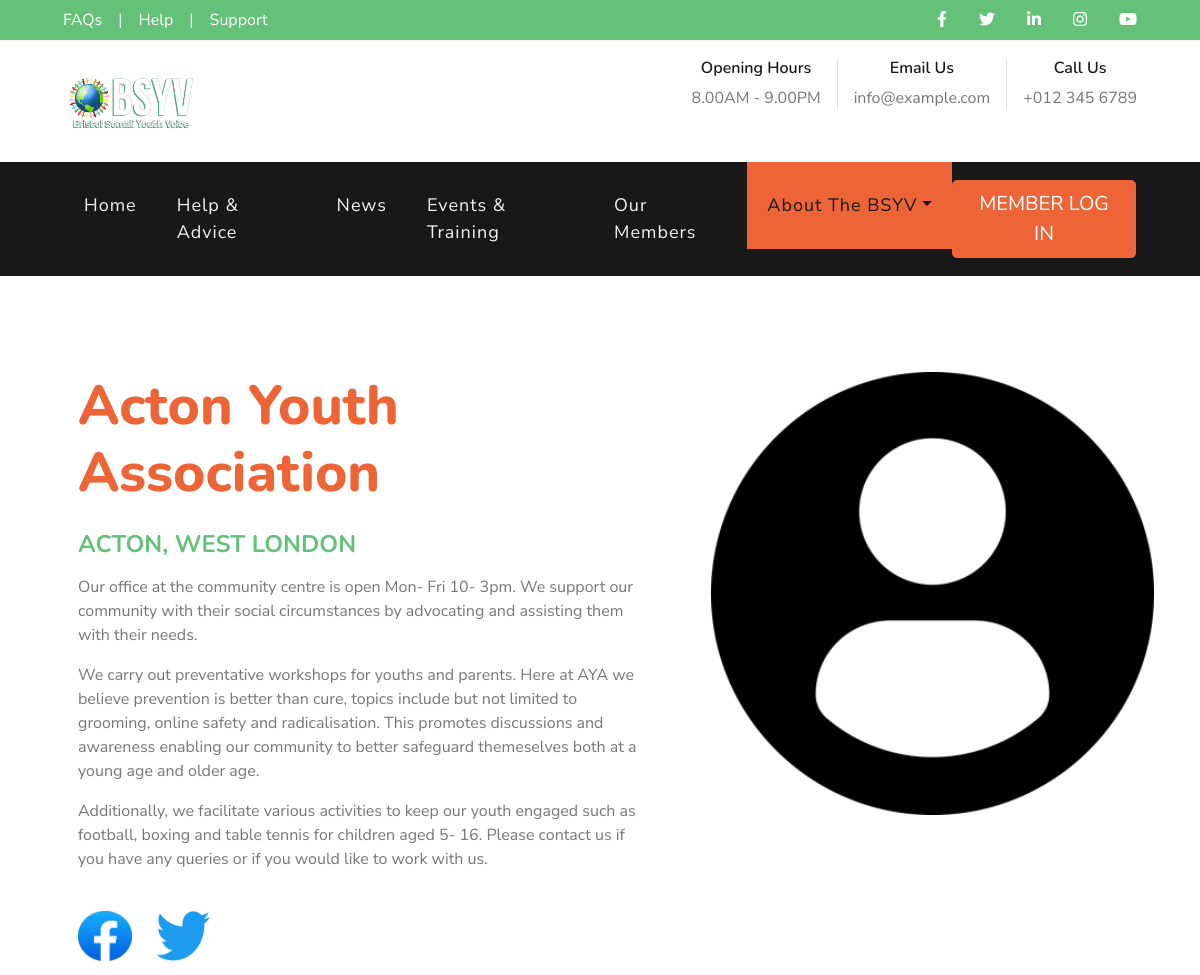
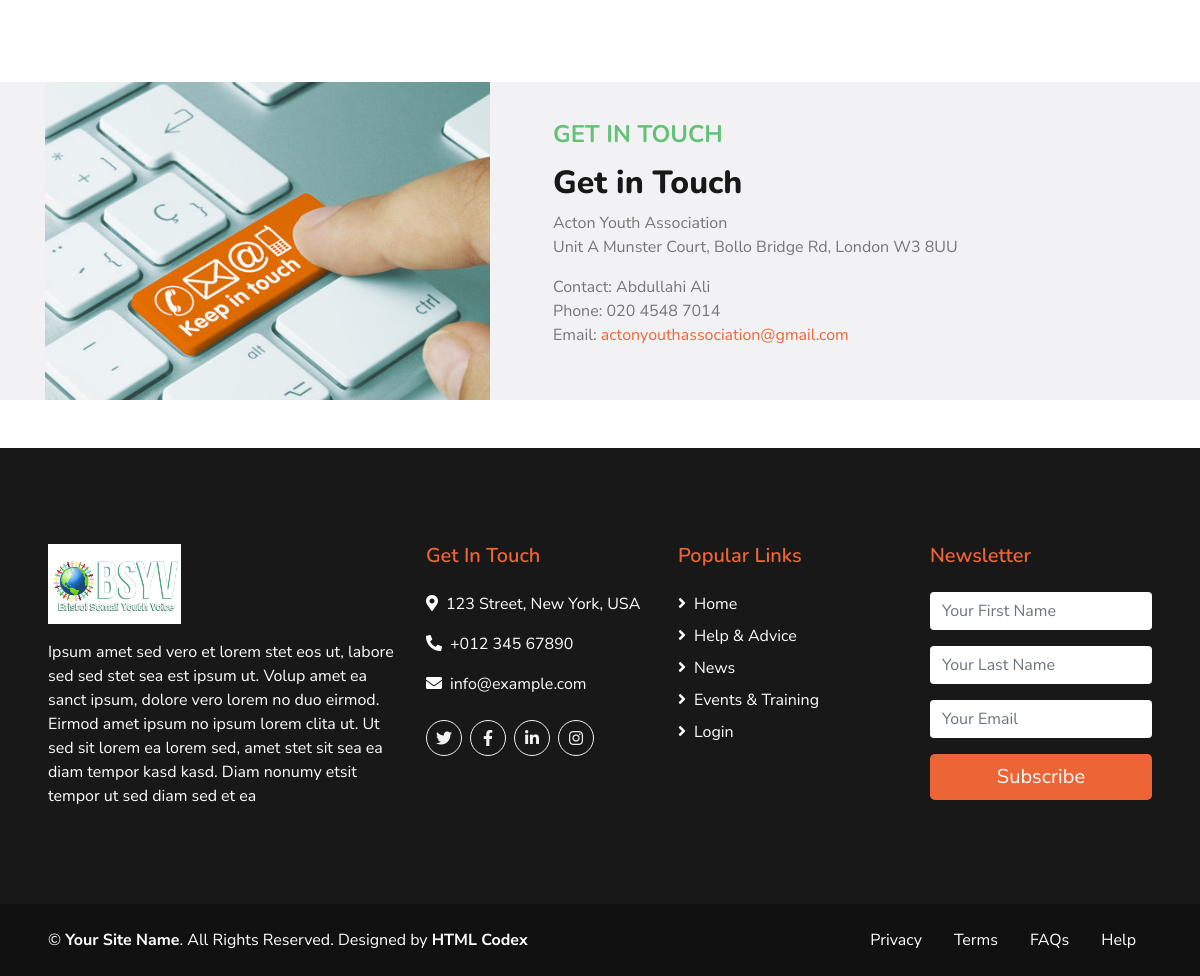
Screenshot of /our-members/acton-youth-association with the database file from the repository (2 pictures, top to bottom).
### community/models.py (models this page shows, shortened)
class organisation_table(models.Model):
    class Meta:
        verbose_name_plural = 'Organisation Table'
    name = models.CharField(max_length=255)
    slug = models.SlugField(default="Auto-Generate", editable=False)
    title = models.CharField(max_length=255)
    category = models.ForeignKey(help_and_advice_table, on_delete=models.CASCADE)
    image = models.ImageField(upload_to='organisation_img/', blank=True, null=True)
    short_description = models.TextField(blank=True, null=True)
    Long_description = RichTextField(blank=True, null=True)
    Get_in_touch_text = RichTextField(blank=True, null=True)
    facebook_link = models.CharField(max_length=255, blank=True, null=True)
    twitter_link = models.CharField(max_length=255, blank=True, null=True)

### community/views.py (the view)
# urls.py: path('our-members/<str:slug>', views.organization_details, name="organization_details"),
def organization_details(request, slug):
    if organisation_table.objects.filter(slug=slug):
        get_org = organisation_table.objects.get(slug=slug)
        context = {'get_org': get_org}
        return render(request, 'organization_details.html', context)
    else:
        return render(request, '404_page.html')

### templates/organization_details.html (shortened to what this page needs)
{% extends 'base.html' %}
{% load static %}
{% block active_about_company %}active{% endblock %}
{% block body %}
    <div class="container py-5">
        <div class="row py-5">
            <div class="col-lg-7 pb-5 pb-lg-0 px-3 px-lg-5">
                <h2 class="display-4 mb-4"><span class="text-primary"><span style="font-size:55px;">{{ get_org.name }}</span></span></h2>
                <h4 class="text-secondary mb-3">{{ get_org.title }}</h4>
                {{ get_org.Long_description | safe }}
                <br>
                {% if get_org.facebook_link %}
                    <a href="{{ get_org.facebook_link }}">
                        <img src="{% static 'img/fb_pic.jpg' %}" style="width:54px; height:50px;">
                    </a>
                {% endif %}
                {% if get_org.twitter_link %}
                    <a style="margin-left:20px;" href="{{ get_org.twitter_link }}">
                        <img src="{% static 'img/Twitter-logo.svg.webp' %}" style="width:54px; height:50px;">
                    </a>
                {% endif %}
            </div>
            <div class="col-lg-5">
                <div class="row px-3">
                    <div class="col-12 p-0">
                        {% if get_org.image %}
                        <img class="img-fluid w-100" src="{{ get_org.image.url }}" alt="">
                        {% else %}
                        <img class="img-fluid w-100" src="{% static '' %}img/defauld-image.png" alt="">
                        {% endif %}
                    </div>
                </div>
            </div>
        </div>
    </div>
    {% if get_org.Get_in_touch_text %}
    <div class="container-fluid bg-light">
        <div class="container">
            <div class="row align-items-center">
                <div class="col-lg-5">
                    <img class="img-fluid w-100" src="{% static '' %}img/getintouch.jpg" alt="">
                </div>
                <div class="col-lg-7 py-5 py-lg-0 px-3 px-lg-5">
                    <h4 class="text-secondary mb-3">GET IN TOUCH</h4>
                    {{ get_org.Get_in_touch_text | safe}}
                </div>
            </div>
        </div>
    </div>
    {% endif %}
{% endblock %}

### rows the page displays
organisation_table: name "Acton Youth Association", title "ACTON, WEST LONDON", Long_description "Our office at the community centre is open Mon- Fri 10- 3pm. We support our community with their social circumstances by advocating and assisting them with their needs. We carry out preventative workshops for youths and parents. Here at AYA we believe prevention is better than cure, topics include but not limited to grooming, online safety and radicalisation. This promotes discussions and awareness enabling our community to better safeguard themeselves both at a young age and older age. Additionally, we facilitate various activities to keep our youth engaged such as football, boxing and table tennis for children aged 5- 16. Please contact us if you have any queries or if you would like to…", image (picture), Get_in_touch_text "Get in Touch Acton Youth Association Unit A Munster Court, Bollo Bridge Rd, London W3 8UU Contact: Abdullahi Ali Phone: 020 4548 7014 Email: actonyouthassociation@gmail.com"
